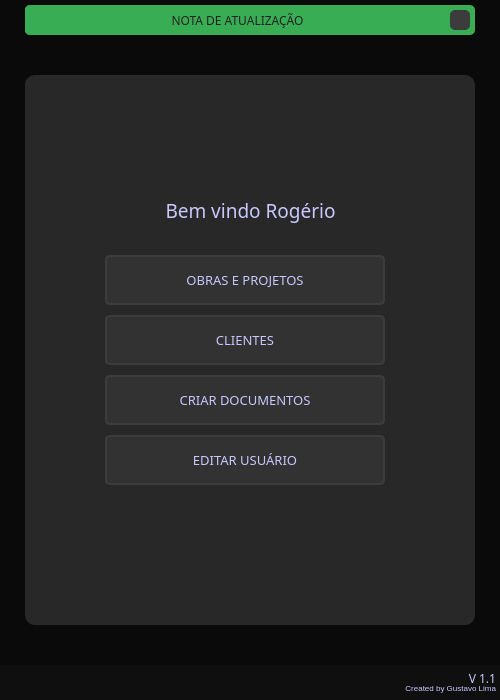
<?xml version="1.0" encoding="UTF-8"?>
<ui version="4.0">
 <class>MainWindow</class>
 <widget class="QMainWindow" name="MainWindow">
  <property name="geometry">
   <rect>
    <x>0</x>
    <y>0</y>
    <width>500</width>
    <height>700</height>
   </rect>
  </property>
  <property name="minimumSize">
   <size>
    <width>500</width>
    <height>700</height>
   </size>
  </property>
  <property name="windowTitle">
   <string>Menu</string>
  </property>
  <property name="styleSheet">
   <string notr="true">color:rgb(200, 200, 255);
background-color: rgb(10, 10, 10);</string>
  </property>
  <widget class="QWidget" name="centralwidget">
   <layout class="QVBoxLayout" name="verticalLayout">
    <property name="spacing">
     <number>0</number>
    </property>
    <property name="leftMargin">
     <number>0</number>
    </property>
    <property name="topMargin">
     <number>0</number>
    </property>
    <property name="rightMargin">
     <number>0</number>
    </property>
    <property name="bottomMargin">
     <number>0</number>
    </property>
    <item>
     <widget class="QFrame" name="top_bar">
      <property name="maximumSize">
       <size>
        <width>16777215</width>
        <height>35</height>
       </size>
      </property>
      <property name="styleSheet">
       <string notr="true"/>
      </property>
      <property name="frameShape">
       <enum>QFrame::NoFrame</enum>
      </property>
      <property name="frameShadow">
       <enum>QFrame::Raised</enum>
      </property>
      <layout class="QHBoxLayout" name="horizontalLayout_2">
       <property name="spacing">
        <number>0</number>
       </property>
       <property name="leftMargin">
        <number>0</number>
       </property>
       <property name="topMargin">
        <number>5</number>
       </property>
       <property name="rightMargin">
        <number>0</number>
       </property>
       <property name="bottomMargin">
        <number>0</number>
       </property>
       <item>
        <widget class="QFrame" name="frame_popup">
         <property name="maximumSize">
          <size>
           <width>450</width>
           <height>16777215</height>
          </size>
         </property>
         <property name="styleSheet">
          <string notr="true">background-color: rgb(57, 173, 84);
border-radius:5px;</string>
         </property>
         <property name="frameShape">
          <enum>QFrame::NoFrame</enum>
         </property>
         <property name="frameShadow">
          <enum>QFrame::Raised</enum>
         </property>
         <layout class="QHBoxLayout" name="horizontalLayout_3">
          <property name="spacing">
           <number>0</number>
          </property>
          <property name="leftMargin">
           <number>0</number>
          </property>
          <property name="topMargin">
           <number>0</number>
          </property>
          <property name="rightMargin">
           <number>5</number>
          </property>
          <property name="bottomMargin">
           <number>0</number>
          </property>
          <item>
           <widget class="QLabel" name="label">
            <property name="font">
             <font>
              <family>Quicksand</family>
             </font>
            </property>
            <property name="styleSheet">
             <string notr="true">color: rgb(35, 35, 35);</string>
            </property>
            <property name="text">
             <string>NOTA DE ATUALIZAÇÃO</string>
            </property>
            <property name="alignment">
             <set>Qt::AlignCenter</set>
            </property>
           </widget>
          </item>
          <item>
           <widget class="QPushButton" name="pushButton">
            <property name="maximumSize">
             <size>
              <width>20</width>
              <height>20</height>
             </size>
            </property>
            <property name="styleSheet">
             <string notr="true">QPushButton{
	border-radius: 5px;
	background-image: url(:/Close_Image/Images/cil-x.png);
	background-position:center;
	
	background-color: rgb(60, 60, 60);
}
QPushButton:hover{
	background-color: rgb(50, 50, 50);
	color: rgb(255, 255, 127);
}
QPushButton:pressed{
	background-color: rgb(35, 35, 35);
	color: rgb(255, 255, 127);
}</string>
            </property>
            <property name="text">
             <string/>
            </property>
           </widget>
          </item>
         </layout>
        </widget>
       </item>
      </layout>
     </widget>
    </item>
    <item>
     <widget class="QFrame" name="content">
      <property name="styleSheet">
       <string notr="true"/>
      </property>
      <property name="frameShape">
       <enum>QFrame::NoFrame</enum>
      </property>
      <property name="frameShadow">
       <enum>QFrame::Raised</enum>
      </property>
      <layout class="QHBoxLayout" name="horizontalLayout">
       <item>
        <widget class="QFrame" name="menu_area">
         <property name="maximumSize">
          <size>
           <width>450</width>
           <height>550</height>
          </size>
         </property>
         <property name="styleSheet">
          <string notr="true">background-color: rgb(40, 40, 40);
border-radius: 10px</string>
         </property>
         <property name="frameShape">
          <enum>QFrame::NoFrame</enum>
         </property>
         <property name="frameShadow">
          <enum>QFrame::Raised</enum>
         </property>
         <widget class="QFrame" name="logo">
          <property name="geometry">
           <rect>
            <x>119</x>
            <y>0</y>
            <width>211</width>
            <height>90</height>
           </rect>
          </property>
          <property name="styleSheet">
           <string notr="true">background-image: url(:/Logo_yellow/Images/logorocha_360x90.png);
background-repeat: no-repeat;
background-position: center;
</string>
          </property>
          <property name="frameShape">
           <enum>QFrame::StyledPanel</enum>
          </property>
          <property name="frameShadow">
           <enum>QFrame::Raised</enum>
          </property>
         </widget>
         <widget class="QLabel" name="lbl_welcome">
          <property name="geometry">
           <rect>
            <x>85</x>
            <y>120</y>
            <width>281</width>
            <height>31</height>
           </rect>
          </property>
          <property name="font">
           <font>
            <family>Quicksand</family>
            <pointsize>14</pointsize>
           </font>
          </property>
          <property name="text">
           <string>Bem vindo Rogério</string>
          </property>
          <property name="alignment">
           <set>Qt::AlignCenter</set>
          </property>
         </widget>
         <widget class="QPushButton" name="btn_cadobra">
          <property name="geometry">
           <rect>
            <x>80</x>
            <y>180</y>
            <width>280</width>
            <height>50</height>
           </rect>
          </property>
          <property name="font">
           <font>
            <family>Quicksand</family>
            <pointsize>10</pointsize>
            <weight>50</weight>
            <bold>false</bold>
           </font>
          </property>
          <property name="styleSheet">
           <string notr="true">QPushButton{
	background-color:rgb(50, 50, 50);
	border:2px solid rgb(60, 60, 60);
	border-radius:5px;
}
QPushButton:hover{
	background-color:rgb(60, 60, 60);
	border: 2px solid rgb(70, 70, 70);
}
QPushButton:pressed{
	background-color:rgb(250, 230, 0);
	border: 2px solid rgb(255, 165, 24);
	color: rgb(35, 35, 35);
}</string>
          </property>
          <property name="text">
           <string>OBRAS E PROJETOS</string>
          </property>
         </widget>
         <widget class="QPushButton" name="btn_cliente">
          <property name="geometry">
           <rect>
            <x>80</x>
            <y>240</y>
            <width>280</width>
            <height>50</height>
           </rect>
          </property>
          <property name="font">
           <font>
            <family>Quicksand</family>
            <pointsize>10</pointsize>
            <weight>50</weight>
            <bold>false</bold>
           </font>
          </property>
          <property name="styleSheet">
           <string notr="true">QPushButton{
	background-color:rgb(50, 50, 50);
	border:2px solid rgb(60, 60, 60);
	border-radius:5px;
}
QPushButton:hover{
	background-color:rgb(60, 60, 60);
	border: 2px solid rgb(70, 70, 70);
}
QPushButton:pressed{
	background-color:rgb(250, 230, 0);
	border: 2px solid rgb(255, 165, 24);
	color: rgb(35, 35, 35);
}</string>
          </property>
          <property name="text">
           <string>CLIENTES</string>
          </property>
         </widget>
         <widget class="QPushButton" name="btn_makedoc">
          <property name="geometry">
           <rect>
            <x>80</x>
            <y>300</y>
            <width>280</width>
            <height>50</height>
           </rect>
          </property>
          <property name="font">
           <font>
            <family>Quicksand</family>
            <pointsize>10</pointsize>
            <weight>50</weight>
            <bold>false</bold>
           </font>
          </property>
          <property name="styleSheet">
           <string notr="true">QPushButton{
	background-color:rgb(50, 50, 50);
	border:2px solid rgb(60, 60, 60);
	border-radius:5px;
}
QPushButton:hover{
	background-color:rgb(60, 60, 60);
	border: 2px solid rgb(70, 70, 70);
}
QPushButton:pressed{
	background-color:rgb(250, 230, 0);
	border: 2px solid rgb(255, 165, 24);
	color: rgb(35, 35, 35);
}</string>
          </property>
          <property name="text">
           <string>CRIAR DOCUMENTOS</string>
          </property>
         </widget>
         <widget class="QPushButton" name="btn_edituser">
          <property name="geometry">
           <rect>
            <x>80</x>
            <y>360</y>
            <width>280</width>
            <height>50</height>
           </rect>
          </property>
          <property name="font">
           <font>
            <family>Quicksand</family>
            <pointsize>10</pointsize>
            <weight>50</weight>
            <bold>false</bold>
           </font>
          </property>
          <property name="styleSheet">
           <string notr="true">QPushButton{
	background-color:rgb(50, 50, 50);
	border:2px solid rgb(60, 60, 60);
	border-radius:5px;
}
QPushButton:hover{
	background-color:rgb(60, 60, 60);
	border: 2px solid rgb(70, 70, 70);
}
QPushButton:pressed{
	background-color:rgb(250, 230, 0);
	border: 2px solid rgb(255, 165, 24);
	color: rgb(35, 35, 35);
}</string>
          </property>
          <property name="text">
           <string>EDITAR USUÁRIO</string>
          </property>
         </widget>
        </widget>
       </item>
      </layout>
     </widget>
    </item>
    <item>
     <widget class="QFrame" name="bottom">
      <property name="maximumSize">
       <size>
        <width>16777215</width>
        <height>35</height>
       </size>
      </property>
      <property name="styleSheet">
       <string notr="true">background-color: rgb(15, 15, 15);</string>
      </property>
      <property name="frameShape">
       <enum>QFrame::NoFrame</enum>
      </property>
      <property name="frameShadow">
       <enum>QFrame::Raised</enum>
      </property>
      <layout class="QVBoxLayout" name="verticalLayout_2">
       <property name="spacing">
        <number>0</number>
       </property>
       <property name="leftMargin">
        <number>0</number>
       </property>
       <property name="topMargin">
        <number>6</number>
       </property>
       <property name="rightMargin">
        <number>4</number>
       </property>
       <property name="bottomMargin">
        <number>1</number>
       </property>
       <item>
        <widget class="QLabel" name="lbl_version">
         <property name="font">
          <font>
           <family>Quicksand</family>
          </font>
         </property>
         <property name="text">
          <string>V 1.1</string>
         </property>
         <property name="alignment">
          <set>Qt::AlignRight|Qt::AlignTrailing|Qt::AlignVCenter</set>
         </property>
        </widget>
       </item>
       <item>
        <widget class="QLabel" name="lbl_lima">
         <property name="text">
          <string>&lt;html&gt;&lt;head/&gt;&lt;body&gt;&lt;p&gt;&lt;span style=&quot; vertical-align:super;&quot;&gt;Created by Gustavo Lima&lt;/span&gt;&lt;/p&gt;&lt;/body&gt;&lt;/html&gt;</string>
         </property>
         <property name="alignment">
          <set>Qt::AlignRight|Qt::AlignTrailing|Qt::AlignVCenter</set>
         </property>
        </widget>
       </item>
      </layout>
     </widget>
    </item>
   </layout>
  </widget>
 </widget>
 <resources>
  <include location="file_rc.qrc"/>
 </resources>
 <connections/>
</ui>
